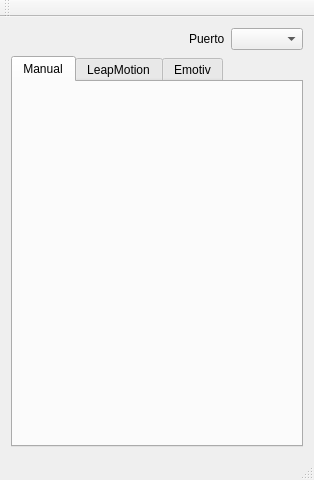
<?xml version="1.0" encoding="UTF-8"?>
<ui version="4.0">
 <class>MainWindow</class>
 <widget class="QMainWindow" name="MainWindow">
  <property name="geometry">
   <rect>
    <x>0</x>
    <y>0</y>
    <width>314</width>
    <height>480</height>
   </rect>
  </property>
  <property name="windowTitle">
   <string>control</string>
  </property>
  <widget class="QWidget" name="centralWidget">
   <layout class="QVBoxLayout" name="verticalLayout">
    <item>
     <layout class="QHBoxLayout" name="horizontalLayout_2">
      <item>
       <spacer name="horizontalSpacer">
        <property name="orientation">
         <enum>Qt::Horizontal</enum>
        </property>
        <property name="sizeHint" stdset="0">
         <size>
          <width>40</width>
          <height>20</height>
         </size>
        </property>
       </spacer>
      </item>
      <item>
       <widget class="QLabel" name="label">
        <property name="text">
         <string>Puerto</string>
        </property>
       </widget>
      </item>
      <item>
       <widget class="QComboBox" name="cb_puerto"/>
      </item>
     </layout>
    </item>
    <item>
     <widget class="QTabWidget" name="tb_opciones">
      <property name="currentIndex">
       <number>0</number>
      </property>
      <widget class="QWidget" name="tab">
       <attribute name="title">
        <string>Manual</string>
       </attribute>
       <layout class="QGridLayout" name="gridLayout">
        <item row="0" column="0">
         <widget class="controlManual" name="controlManual_" native="true"/>
        </item>
       </layout>
      </widget>
      <widget class="QWidget" name="tab_2">
       <attribute name="title">
        <string>LeapMotion</string>
       </attribute>
      </widget>
      <widget class="QWidget" name="tab_3">
       <attribute name="title">
        <string>Emotiv</string>
       </attribute>
       <layout class="QGridLayout" name="gridLayout_2">
        <item row="0" column="0">
         <widget class="controlEmotiv" name="w_controlEmotiv" native="true">
          <property name="focusPolicy">
           <enum>Qt::StrongFocus</enum>
          </property>
         </widget>
        </item>
       </layout>
      </widget>
     </widget>
    </item>
   </layout>
  </widget>
  <widget class="QMenuBar" name="menuBar">
   <property name="geometry">
    <rect>
     <x>0</x>
     <y>0</y>
     <width>314</width>
     <height>25</height>
    </rect>
   </property>
  </widget>
  <widget class="QToolBar" name="mainToolBar">
   <attribute name="toolBarArea">
    <enum>TopToolBarArea</enum>
   </attribute>
   <attribute name="toolBarBreak">
    <bool>false</bool>
   </attribute>
  </widget>
  <widget class="QStatusBar" name="statusBar"/>
 </widget>
 <layoutdefault spacing="6" margin="11"/>
 <customwidgets>
  <customwidget>
   <class>controlManual</class>
   <extends>QWidget</extends>
   <header location="global">controlmanual.h</header>
   <container>1</container>
  </customwidget>
  <customwidget>
   <class>controlEmotiv</class>
   <extends>QWidget</extends>
   <header location="global">controlemotiv.h</header>
   <container>1</container>
  </customwidget>
 </customwidgets>
 <resources/>
 <connections/>
</ui>
